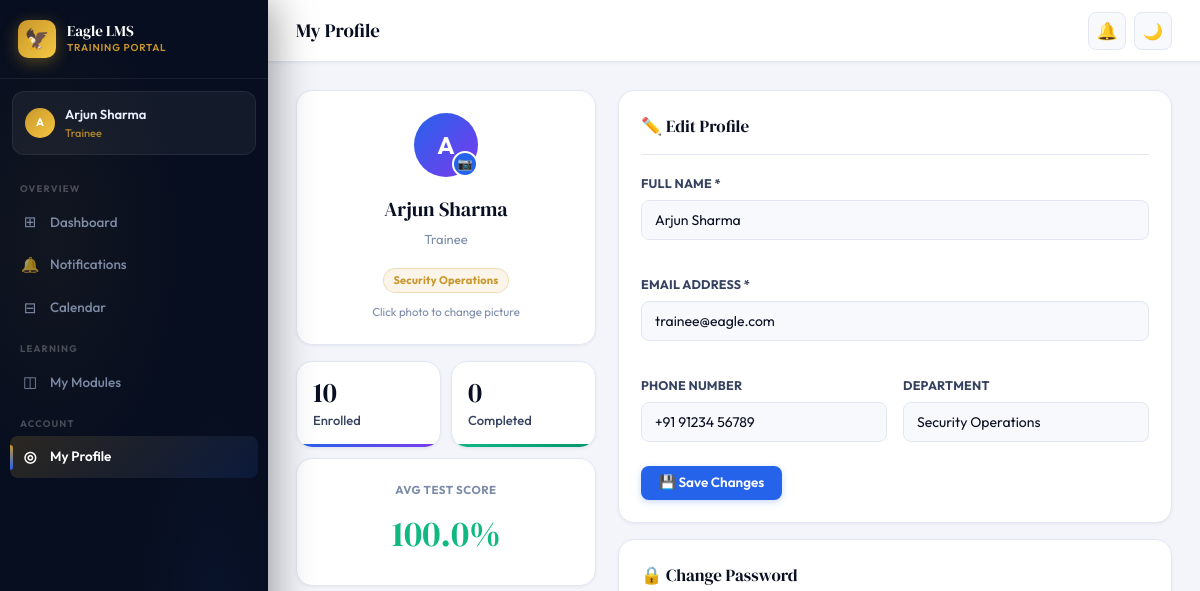
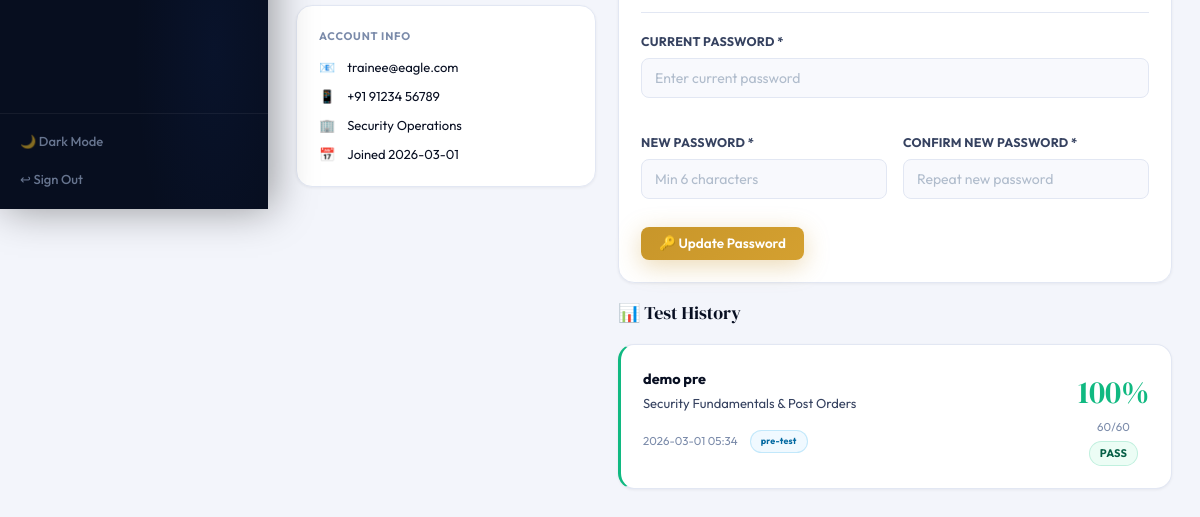
Before: /trainee/profile (signed in) with the older database file (2 pictures, top to bottom).
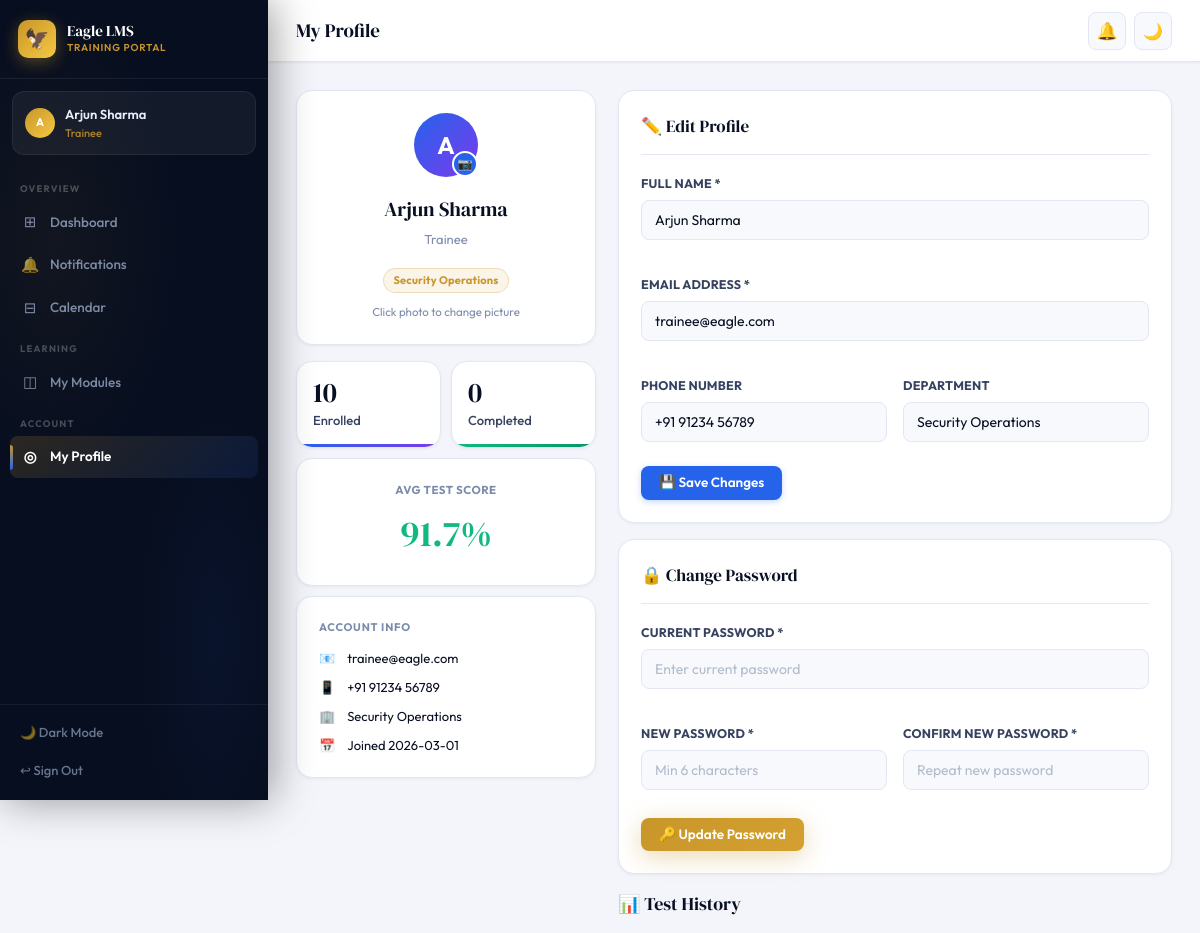
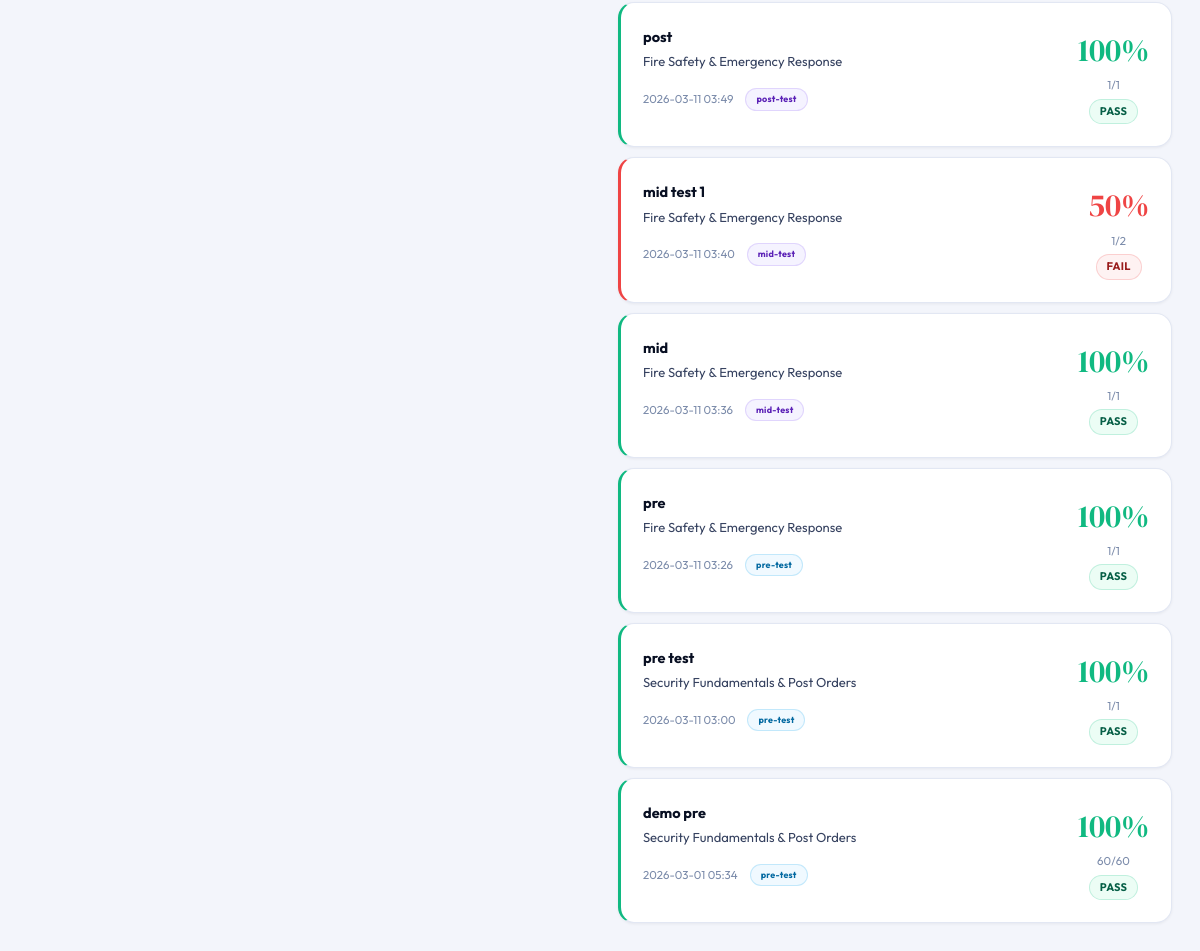
After: the same page with the newer database file (2 pictures, top to bottom).
### tables this page shows
CREATE TABLE test_attempts(
            id INTEGER PRIMARY KEY AUTOINCREMENT,
            test_id INTEGER, trainee_id INTEGER,
            score INTEGER, total_marks INTEGER, percentage REAL,
            passed BOOLEAN, answers TEXT,
            started_at TIMESTAMP DEFAULT CURRENT_TIMESTAMP,
            submitted_at TIMESTAMP,
            FOREIGN KEY(test_id) REFERENCES tests(id),
            FOREIGN KEY(trainee_id) REFERENCES users(id));

CREATE TABLE tests(
            id INTEGER PRIMARY KEY AUTOINCREMENT,
            module_id INTEGER, title TEXT NOT NULL,
            test_type TEXT NOT NULL,
            duration_minutes INTEGER DEFAULT 30,
            start_datetime TIMESTAMP, end_datetime TIMESTAMP,
            passing_marks INTEGER DEFAULT 60, max_attempts INTEGER DEFAULT 1,
            created_at TIMESTAMP DEFAULT CURRENT_TIMESTAMP,
            FOREIGN KEY(module_id) REFERENCES modules(id));

CREATE TABLE modules(
            id INTEGER PRIMARY KEY AUTOINCREMENT,
            title TEXT NOT NULL, description TEXT, category TEXT,
            trainer_id INTEGER, start_datetime TIMESTAMP, end_datetime TIMESTAMP,
            status TEXT DEFAULT 'draft', is_default BOOLEAN DEFAULT 0,
            color TEXT DEFAULT '#3B5BDB',
            created_at TIMESTAMP DEFAULT CURRENT_TIMESTAMP,
            FOREIGN KEY(trainer_id) REFERENCES users(id));

### app.py (the view)
@app.route('/trainee/profile')
@login_required
def trainee_profile():
    db=get_db(); uid=session['user_id']
    user=db.execute('SELECT * FROM users WHERE id=?',(uid,)).fetchone()
    attempts=db.execute('''SELECT ta.*,t.title as test_title,t.test_type,m.title as module_title
        FROM test_attempts ta JOIN tests t ON ta.test_id=t.id JOIN modules m ON t.module_id=m.id
        WHERE ta.trainee_id=? ORDER BY ta.started_at DESC''',(uid,)).fetchall()
    total_enrolled=db.execute('SELECT COUNT(*) as c FROM enrollments WHERE trainee_id=?',(uid,)).fetchone()['c']
    total_completed=db.execute('SELECT COUNT(*) as c FROM enrollments WHERE trainee_id=? AND completed=1',(uid,)).fetchone()['c']
    avg_score=db.execute('SELECT AVG(percentage) as a FROM test_attempts WHERE trainee_id=?',(uid,)).fetchone()['a']
    return render_template('trainee_profile.html',user=user,attempts=attempts,
        total_enrolled=total_enrolled,total_completed=total_completed,
        avg_score=round(avg_score,1) if avg_score else 0)

### app.py (called while the page is built)
def get_db():
    db = sqlite3.connect(os.path.join(BASE_DIR, 'lms.db'))
    db.row_factory = sqlite3.Row
    return db

def login_required(f):
    @wraps(f)
    def d(*a,**kw):
        if 'user_id' not in session: return redirect(url_for('login'))
        return f(*a,**kw)
    return d

@app.context_processor
def inject_globals():
    nc = 0
    if 'user_id' in session:
        nc = get_db().execute('SELECT COUNT(*) as c FROM notifications WHERE user_id=? AND is_read=0',(session['user_id'],)).fetchone()['c']
    return dict(COMPANY=COMPANY, notif_count=nc)

### templates/trainee_profile.html (shortened to what the changed rows need)
{% extends 'base.html' %}
{% block content %}
<div style="display:grid;grid-template-columns:300px 1fr;gap:22px;align-items:start">
  <div>
    {% if avg_score %}
    <div class="card card-p anim-up d2" style="text-align:center;margin-bottom:10px">
      <div class="t-xs t-muted fw-700" style="text-transform:uppercase;letter-spacing:.5px;margin-bottom:6px">Avg Test Score</div>
      <div style="font-family:'DM Serif Display',serif;font-size:36px;color:{% if avg_score >= 60 %}var(--green){% else %}var(--amber){% endif %}">{{ avg_score }}%</div>
    </div>
    {% endif %}
  </div>
  <div>
    {% if attempts %}
    <div style="display:flex;flex-direction:column;gap:10px">
      {% for att in attempts %}
      <div class="card card-p" style="border-left:3px solid {% if att.passed %}var(--green){% else %}var(--red){% endif %}">
        <div class="flex justify-b items-s gap-3">
          <div style="flex:1;overflow:hidden">
            <div style="font-weight:700;font-size:14.5px;margin-bottom:3px">{{ att.test_title }}</div>
            <div class="t-sm t-secondary mb-4">{{ att.module_title }}</div>
            <div class="flex gap-3 items-c flex-wrap">
              <span class="t-xs t-muted">{{ att.started_at[:16].replace('T',' ') }}</span>
              <span class="badge {% if att.test_type=='pre'%}b-sky{% else %}b-violet{% endif %}" style="font-size:9px">{{ att.test_type }}-test</span>
            </div>
          </div>
          <div class="center" style="flex-shrink:0">
            <div style="font-family:'DM Serif Display',serif;font-size:32px;color:{% if att.passed %}var(--green){% else %}var(--red){% endif %}">{{ att.percentage|int }}%</div>
            <div class="t-xs t-muted">{{ att.score }}/{{ att.total_marks }}</div>
            <span class="badge {% if att.passed %}b-green{% else %}b-red{% endif %}" style="margin-top:4px">{{ 'PASS' if att.passed else 'FAIL' }}</span>
          </div>
        </div>
      </div>
      {% endfor %}
    </div>
    {% else %}
    <div class="card card-p"><div class="empty"><div class="empty-ico">📊</div><div class="empty-title">No Tests Taken Yet</div><div class="empty-sub">Your test history will appear here once you take your first assessment.</div></div></div>
    {% endif %}
  </div>
</div>
{% endblock %}

Changed rows visible on the page:
added test_attempts: test_title "post", module_title "Fire Safety & Emergency Response", started_at "2026-03-11 03:49", test_type "post", percentage "100", score "1", total_marks "1", passed "PASS"
added test_attempts: test_title "mid test 1", module_title "Fire Safety & Emergency Response", started_at "2026-03-11 03:40", test_type "mid", percentage "50", score "1", total_marks "2", passed "FAIL"
added test_attempts: test_title "mid", module_title "Fire Safety & Emergency Response", started_at "2026-03-11 03:36", test_type "mid", percentage "100", score "1", total_marks "1", passed "PASS"
added test_attempts: test_title "pre", module_title "Fire Safety & Emergency Response", started_at "2026-03-11 03:26", test_type "pre", percentage "100", score "1", total_marks "1", passed "PASS"
added test_attempts: test_title "pre test", module_title "Security Fundamentals & Post Orders", started_at "2026-03-11 03:00", test_type "pre", percentage "100", score "1", total_marks "1", passed "PASS"
Other visible differences:
{{ avg_score }}: "100.0" → "91.7"
